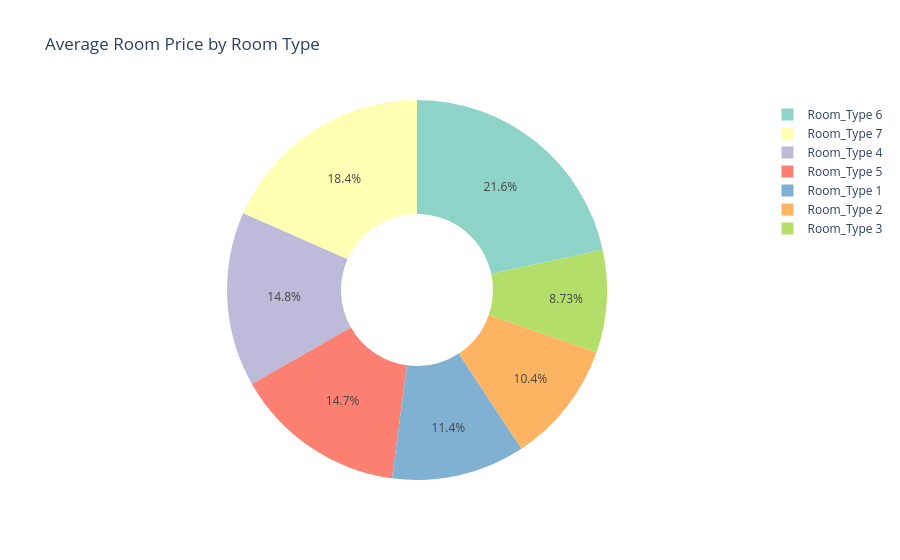

Write notebook code for a chart like this one.
### Markdown cell above
Observation : We can compare average room price on the basis of Booking Status. In our graph, the larger side shows the type of Booking Status that has been charged for a higher Average Room Price.

### Code cell
if df['room type'].dtypes == 'object':
    df['room type'] = df['room type'].astype('category')

room_vs_price = df.groupby('room type', observed=True)['average price'].mean().reset_index()

fig = pltx.pie(
    room_vs_price,
    names='room type',
    values='average price',
    title='Average Room Price by Room Type',
    hole=0.4,
    color_discrete_sequence=pltx.colors.qualitative.Set3
)

fig.show()

### Figure 1 — Plotly figure (JSON) as saved in the notebook; plotly's stock layout.template omitted (floating-point values rounded to 4 significant figures)
{"data": [{"domain": {"x": [0, 1], "y": [0, 1]}, "hole": 0.4, "hovertemplate": "room type=%{label}<br>average price=%{value}<extra></extra>", "labels": ["Room_Type 1", "Room_Type 2", "Room_Type 3", "Room_Type 4", "Room_Type 5", "Room_Type 6", "Room_Type 7"], "legendgroup": "", "name": "", "showlegend": true, "type": "pie", "values": [95.92, 87.85, 73.68, 125.3, 123.7, 182.2, 155.2]}], "layout": {"legend": {"tracegroupgap": 0}, "piecolorway": ["rgb(141,211,199)", "rgb(255,255,179)", "rgb(190,186,218)", "rgb(251,128,114)", "rgb(128,177,211)", "rgb(253,180,98)", "rgb(179,222,105)", "rgb(252,205,229)", "rgb(217,217,217)", "rgb(188,128,189)", "rgb(204,235,197)", "rgb(255,237,111)"], "title": {"text": "Average Room Price by Room Type"}}}
